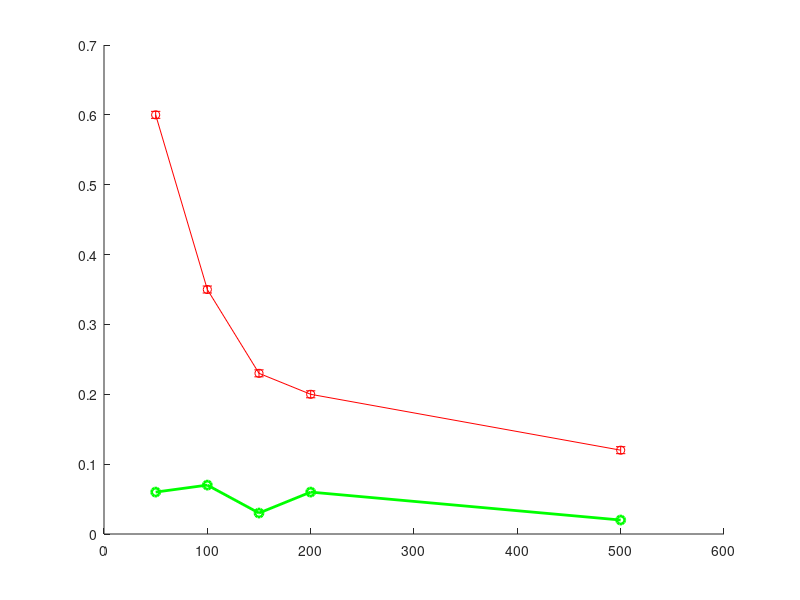

Write the MATLAB code that produced this figure. (Note: this script raises an error after producing the figure.)
k = 100;
clc
figure(k), clf, hold on

%%
disp(repmat('-',1,40))
coreset_sizes = [50 100 150 200 500];
D_approx_errs = [0.60 0.35 0.23 0.20 0.12];
%Ru_approx_errs = [7.02e-05 3.88e-05 3.85e-05];
%Rw_approx_errs = [7.02e-05 3.88e-05 3.85e-05];
SC_approx_errs = [0.06 0.07 0.03 0.06 0.02];

%(D_approx_errs < Ru_approx_errs) & (D_approx_errs < Rw_approx_errs)
%disp(repmat('-',1,40))

%%
% starting_idx = 1:length(coreset_sizes);
% starting_idx = [1 2 6 7 11 12 13] % k=10
% starting_idx = [1:3 5 8 9 11 13] % k=20
starting_idx = [1 2 3 4 5]; %k = 50

S = coreset_sizes(starting_idx);
Dx = D_approx_errs(starting_idx);
%Ux = Ru_approx_errs(starting_idx);
%Wx = Rw_approx_errs(starting_idx);
SCx = SC_approx_errs(starting_idx);
%Ux = Ru_approx_errs(starting_idx);
%Ue = Ru_approx_stds(starting_idx);
%Wx = Rw_approx_errs(starting_idx);
%We = Rw_approx_stds(starting_idx);

error_bar = [0.005 0.005 0.005 0.005 0.005];
%error_bar = error_bar(starting_idx);

[~,idx] = sort(S);

%%
plot(S(idx),SCx(idx),'og-','LineWidth',2)
errorbar(S(idx),Dx(idx),error_bar,'or-','LineWidth',2)
%errorbar(S(idx),Ux(idx),error_bar,'ob-','LineWidth',2)
%errorbar(S(idx),Wx(idx),error_bar,'om-','LineWidth',2)
%ylims = get(gca,'ylim');
%line([k k],[0 1],'LineStyle','--','Color',[0.5 0.5 0.5])
%set(gca,'ylim',ylims)
xlabel('Coreset size (number of points)','FontSize',12)
ylabel('Error','FontSize',12)
%title(sprintf('k = %d',k),'FontSize',16)
title('Zeisel, k=25','FontSize',12)
legend({'SC-Coreset', 'Uniform'},'FontSize',10)
%legend({'SC-Coreset', 'SVD-Coreset', 'Uniform Sampling', 'SVD-Coreset'},'FontSize',10)
axis([50 500 0 0.7])